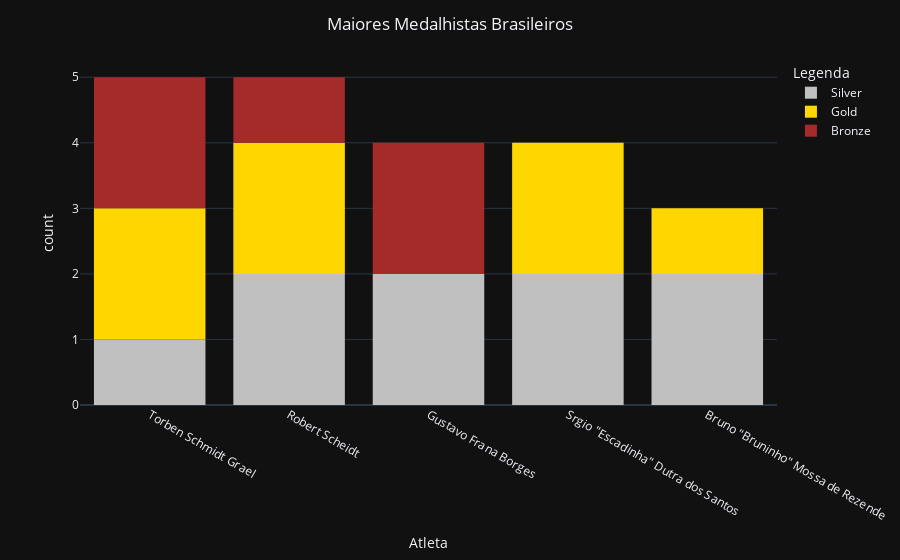

Notebook source saved alongside this figure:
### Code cell
fig = px.histogram(df_final2, x="Name", color='Medal_x', color_discrete_map={'Gold':'gold','Silver':'silver','Bronze':'brown'}, 
                   template='plotly_dark',
                   labels={'Name': 'Atleta', 'count': 'Total de Medalhas', 'Medal_x': 'Legenda'})
fig.update_layout(title_text='Maiores Medalhistas Brasileiros',title_x=0.5) 
fig.show()

### Figure 1 — Plotly figure (JSON) as saved in the notebook; plotly's stock layout.template omitted (floating-point values rounded to 4 significant figures)
{"data": [{"alignmentgroup": "True", "bingroup": "x", "hovertemplate": "Legenda=Silver<br>Atleta=%{x}<br>count=%{y}<extra></extra>", "legendgroup": "Silver", "marker": {"color": "silver", "pattern": {"shape": ""}}, "name": "Silver", "offsetgroup": "Silver", "orientation": "v", "showlegend": true, "type": "histogram", "x": ["Torben Schmidt Grael", "Robert Scheidt", "Robert Scheidt", "Gustavo Frana Borges", "Gustavo Frana Borges", "Srgio \"Escadinha\" Dutra dos Santos", "Srgio \"Escadinha\" Dutra dos Santos", "Bruno \"Bruninho\" Mossa de Rezende", "Bruno \"Bruninho\" Mossa de Rezende"], "xaxis": "x", "yaxis": "y"}, {"alignmentgroup": "True", "bingroup": "x", "hovertemplate": "Legenda=Gold<br>Atleta=%{x}<br>count=%{y}<extra></extra>", "legendgroup": "Gold", "marker": {"color": "gold", "pattern": {"shape": ""}}, "name": "Gold", "offsetgroup": "Gold", "orientation": "v", "showlegend": true, "type": "histogram", "x": ["Robert Scheidt", "Torben Schmidt Grael", "Torben Schmidt Grael", "Robert Scheidt", "Srgio \"Escadinha\" Dutra dos Santos", "Srgio \"Escadinha\" Dutra dos Santos", "Bruno \"Bruninho\" Mossa de Rezende"], "xaxis": "x", "yaxis": "y"}, {"alignmentgroup": "True", "bingroup": "x", "hovertemplate": "Legenda=Bronze<br>Atleta=%{x}<br>count=%{y}<extra></extra>", "legendgroup": "Bronze", "marker": {"color": "brown", "pattern": {"shape": ""}}, "name": "Bronze", "offsetgroup": "Bronze", "orientation": "v", "showlegend": true, "type": "histogram", "x": ["Torben Schmidt Grael", "Robert Scheidt", "Torben Schmidt Grael", "Gustavo Frana Borges", "Gustavo Frana Borges"], "xaxis": "x", "yaxis": "y"}], "layout": {"barmode": "relative", "legend": {"title": {"text": "Legenda"}, "tracegroupgap": 0}, "margin": {"t": 60}, "title": {"text": "Maiores Medalhistas Brasileiros", "x": 0.5}, "xaxis": {"anchor": "y", "domain": [0, 1], "title": {"text": "Atleta"}}, "yaxis": {"anchor": "x", "domain": [0, 1], "title": {"text": "count"}}}}
